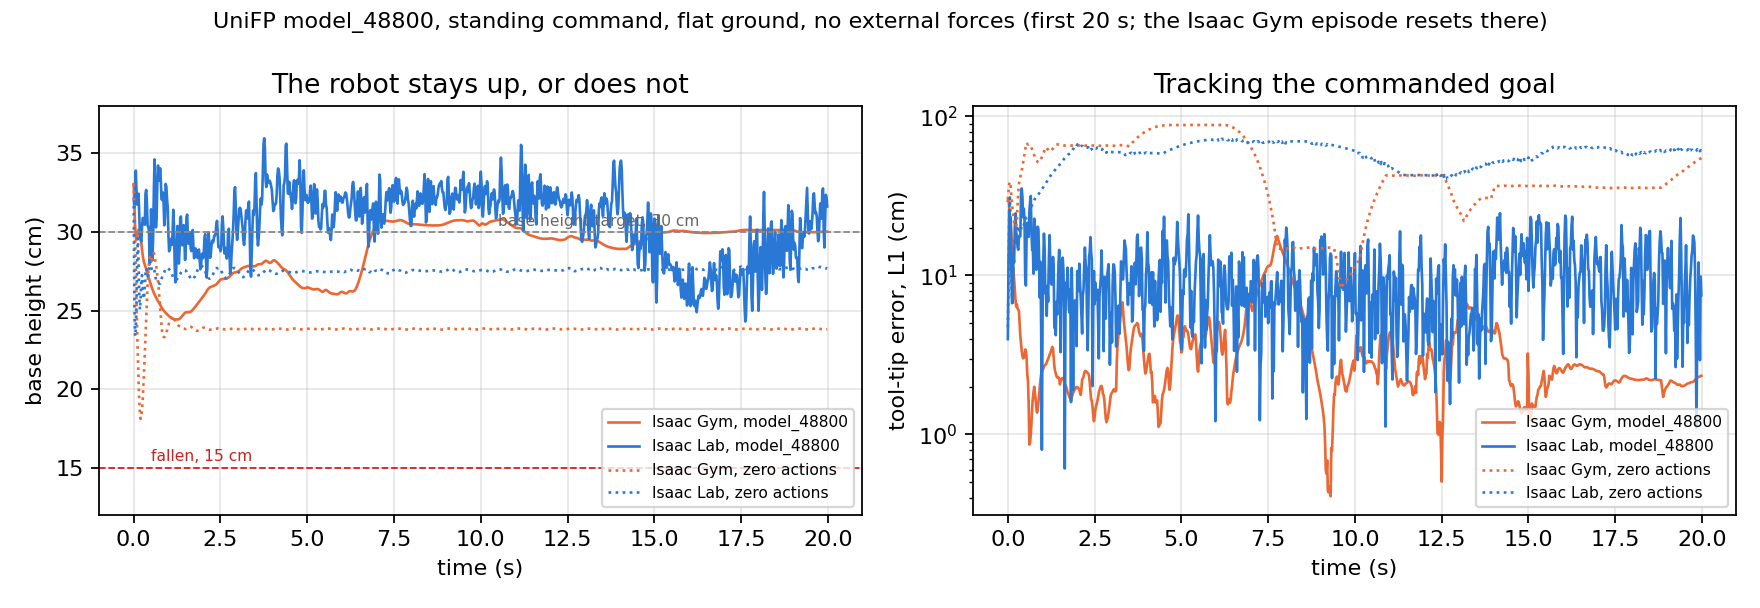

Write the Python code that produced this figure.
"""The UniFP policy in the two simulators: Isaac Gym (where it trained) against Isaac Lab.

Reads the recorded runs' trace.csv, which both stacks write with the same leading columns
(`unifp_go2d1/play_policy.py --out` and `unifp_isaaclab/rollout.py`).

    python results/week_01/figures/unifp_sim2sim.py

The two runs are not the same episode -- each stack generates its own end-effector goal
trajectory from its own RNG -- so read the level and the spread, not any individual crossing.
"""
import csv
from pathlib import Path

import matplotlib

matplotlib.use("Agg")
import matplotlib.pyplot as plt

RUNS = Path(__file__).resolve().parents[1] / "runs"
STEP_S = 0.02

#: Plot 20 s, not the full 30 s of the rollouts. The Isaac Gym side resets at 20 s
#: (legged_gym's `env.episode_length_s`, which `play_policy.py` does not disable), so past that
#: its trace is a second episode starting from a randomised pose -- the violent excursions it
#: shows there are the reset, not the controller. The Isaac Lab port has no episode limit.
LAST_STEP = 1000

GYM = "#eb6834"
LAB = "#2a78d6"


def trace(run):
    with (RUNS / run / "trace.csv").open() as handle:
        rows = list(csv.DictReader(handle))
    out = {}
    for key in rows[0]:
        try:
            out[key] = [float(row[key]) for row in rows]
        except ValueError:
            continue
    return out


def main(gym_policy, lab_policy, gym_zero, lab_zero, dest):
    series = {name: trace(run) for name, run in
              (("gym_policy", gym_policy), ("lab_policy", lab_policy),
               ("gym_zero", gym_zero), ("lab_zero", lab_zero))}

    fig, (height, error) = plt.subplots(1, 2, figsize=(11, 3.8))
    for key, label, color, style in (
            ("gym_policy", "Isaac Gym, model_48800", GYM, "-"),
            ("lab_policy", "Isaac Lab, model_48800", LAB, "-"),
            ("gym_zero", "Isaac Gym, zero actions", GYM, ":"),
            ("lab_zero", "Isaac Lab, zero actions", LAB, ":")):
        data = series[key]
        base = data["base_z_m"][:LAST_STEP]
        tip = data["tip_err_l1_m"][:LAST_STEP]
        time = [i * STEP_S for i in range(len(base))]
        height.plot(time, [v * 100 for v in base], color=color, ls=style, lw=1.2, label=label)
        error.plot(time, [v * 100 for v in tip], color=color, ls=style, lw=1.2, label=label)

    height.axhline(30.0, color="#888888", lw=0.8, ls="--")
    height.annotate("base height target, 30 cm", (10.5, 30.4), fontsize=7, color="#666666")
    height.axhline(15.0, color="#cc2222", lw=0.8, ls="--")
    height.annotate("fallen, 15 cm", (0.5, 15.4), fontsize=7, color="#cc2222")
    height.set_ylabel("base height (cm)")
    height.set_ylim(12, 38)
    height.set_title("The robot stays up, or does not")

    error.set_ylabel("tool-tip error, L1 (cm)")
    error.set_title("Tracking the commanded goal")
    error.set_yscale("log")

    for axis in (height, error):
        axis.set_xlabel("time (s)")
        axis.grid(alpha=0.3)
        axis.legend(fontsize=7)

    fig.suptitle("UniFP model_48800, standing command, flat ground, no external forces "
                 "(first 20 s; the Isaac Gym episode resets there)", fontsize=10)
    fig.tight_layout()
    fig.savefig(dest, dpi=160)
    print(f"wrote {dest}")


if __name__ == "__main__":
    import sys
    main(*sys.argv[1:5], dest=sys.argv[5] if len(sys.argv) > 5
         else str(Path(__file__).resolve().parent / "unifp_sim2sim.png"))
